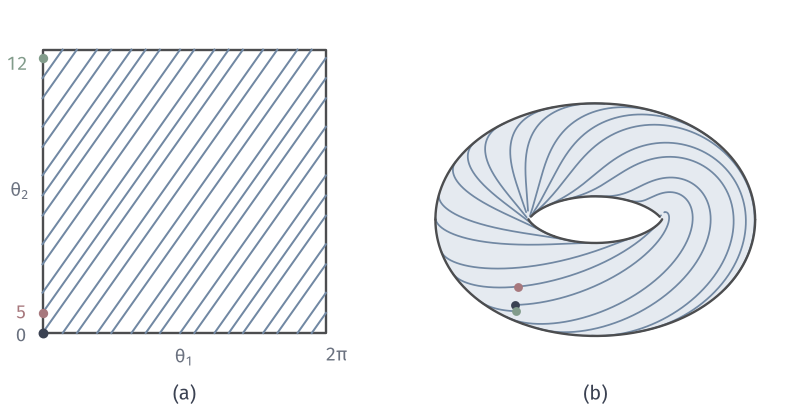

Recreate this plot in Python.
"""Injective immersion of R into the torus with irrational slope sqrt 2: square picture, torus picture."""
from pathlib import Path
import sys
ROOT = next(p for p in Path(__file__).resolve().parents if (p/"build.sh").is_file() and (p/"tex/book.tex").is_file())
sys.path.insert(0, str(ROOT/"figures/04-spaces-measures-and-geometry/04-manifolds/matplotlib/mfd-common"))
from mfd3d import *
W, H = 112, 58
fig, ax = canvas(W, H)
sq = 40.; x0 = 6.; y0 = 11.
ax.plot([x0, x0+sq, x0+sq, x0, x0], [y0, y0, y0+sq, y0+sq, y0], color=STROKE, lw=.95, zorder=2)
T = 2*np.pi*12
n = 40000
t = np.linspace(0, T, n)
a = (t % (2*np.pi))/(2*np.pi); b = (np.sqrt(2)*t % (2*np.pi))/(2*np.pi)
jumps = np.r_[False, (np.abs(np.diff(a)) > .5) | (np.abs(np.diff(b)) > .5)]
idx = np.flatnonzero(jumps)
for i0, i1 in zip(np.r_[0, idx], np.r_[idx, n]):
    ax.plot(x0+sq*a[i0:i1], y0+sq*b[i0:i1], color=BLUE, lw=.8, zorder=3)
dot(ax, (x0, y0), INK, size=1.5)
for k, col in ((5, RED), (12, GREEN)):
    f = (np.sqrt(2)*k) % 1
    dot(ax, (x0, y0+sq*f), col, size=1.4, zorder=8)
label(ax, (x0-3, y0-.5), '$0$', 7.5, MUTED); label(ax, (x0+sq+1.5, y0-3.2), r'$2\pi$', 7.5, MUTED)
label(ax, (x0+sq/2, y0-3.5), r'$\theta_1$', 7.5, MUTED); label(ax, (x0-3.2, y0+sq/2), r'$\theta_2$', 7.5, MUTED)
label(ax, (x0-3, y0+sq*(np.sqrt(2)*5 % 1)), '$5$', 7.5, RED)
label(ax, (x0-3.6, y0+sq*(np.sqrt(2)*12 % 1)-1), '$12$', 7.5, GREEN)
panel_tag(ax, x0+sq/2, 1.6, '(a)')
view = View(30, 38)
pl = Placed(view, 84, 27, 8.0)
tor = Torus(pl, R=2.0, r=.82)
tor.fill(ax, lambda th, ph: BLUE_FILL)
tor.silhouette(ax)
tt = np.linspace(0, T, 18000)
tor.curve(ax, tt, np.sqrt(2)*tt, BLUE, lw=.7, hidden=False, zorder=3)
def mark(th, ph, col):
    P = tor.point(np.array([th]), np.array([ph]))
    dot(ax, pl(P)[0], col, size=1.3, zorder=9)
mark(0, 0, INK)
mark(0, 2*np.pi*((np.sqrt(2)*5) % 1), RED)
mark(0, 2*np.pi*((np.sqrt(2)*12) % 1), GREEN)
panel_tag(ax, 84, 1.6, '(b)')
save(fig, Path(__file__).resolve().parent, 'figure', {'formula': 'gamma(t)=(t, sqrt2 t) mod 2pi for t in [0,24pi]; red, green: t=10pi, 24pi at theta1=0'})
